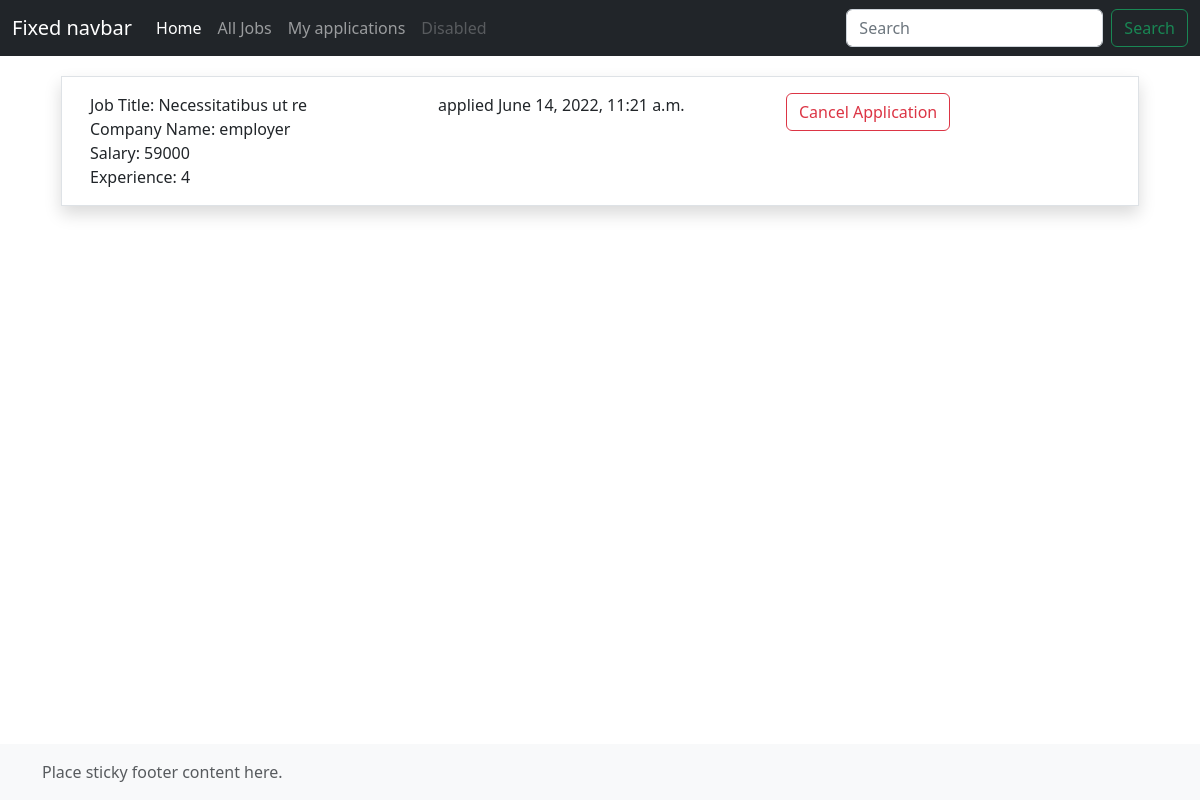
The page /candidate/applications/all/ (signed in) on the database its author committed.
### employer/models.py (models this page shows, shortened)
class Applications(models.Model):
    applicant = models.ForeignKey(User, on_delete=models.CASCADE, related_name="applicant")
    job = models.ForeignKey(Job, on_delete=models.CASCADE)
    options = (
        ("applied", "applied"),
        ("accepted", "accepted"),
        ("rejected", "rejected"),
        ("pending", "pending"),
        ("cancelled", "cancelled"),
    )
    status = models.CharField(choices=options, default="applied", max_length=120)
    date = models.DateTimeField(auto_now_add=True)
    class Meta:
        unique_together = ("applicant", 'job')

class Job(models.Model):
    job_title = models.CharField(max_length=120)
    company = models.ForeignKey(User, on_delete=models.CASCADE)
    location = models.CharField(max_length=120)
    salary = models.PositiveIntegerField(null=True)
    experience = models.PositiveIntegerField(default=0)
    created_date = models.DateField(auto_now_add=True)
    last_date = models.DateField(null=True)
    is_active = models.BooleanField(default=True)

class User(AbstractUser):
    options = (
        ("employer", 'employer'),
        ("candidate", "candidate")
    )
    role = models.CharField(max_length=120, choices=options, default="candidate")
    phone = models.CharField(max_length=120, null=True)

### candidate/views.py (the view)
# urls.py: path('applications/all/', views.ApplicationListView.as_view(), name="cand-applications"),
class ApplicationListView(ListView):
    model = Applications
    template_name = 'candidates/cand-applications.html'
    context_object_name = 'applications'
    def get_queryset(self):
        return Applications.objects.filter(applicant=self.request.user)

### candidate/templates/candidates/cand-applications.html
{% extends 'candidates/base.html' %}
{% block body_block %}
{% for application in applications %}
<div class="row m-3 p-3 shadow border">
    <div class="col-4">
        <div>Job Title: {{ application.job.job_title }}</div>
        <div>Company Name: {{ application.job.company }}</div>
        <div>Salary: {{ application.job.salary }}</div>
        <div>Experience: {{ application.job.experience }}</div>
    </div>
    <div class="col-4">
        {{ application.status }}
        {{ application.date }}
    </div>
    <div class="col-4">
        <a href="" class="btn btn-outline-danger">Cancel Application</a>
    </div>
</div>
{% endfor %}
{% endblock %}

### rows shown on the page
Applications: job.job_title "Necessitatibus ut re", job.company "employer", job.salary "59000", job.experience "4", status "applied", date "June 14, 2022, 11:21 a.m."
